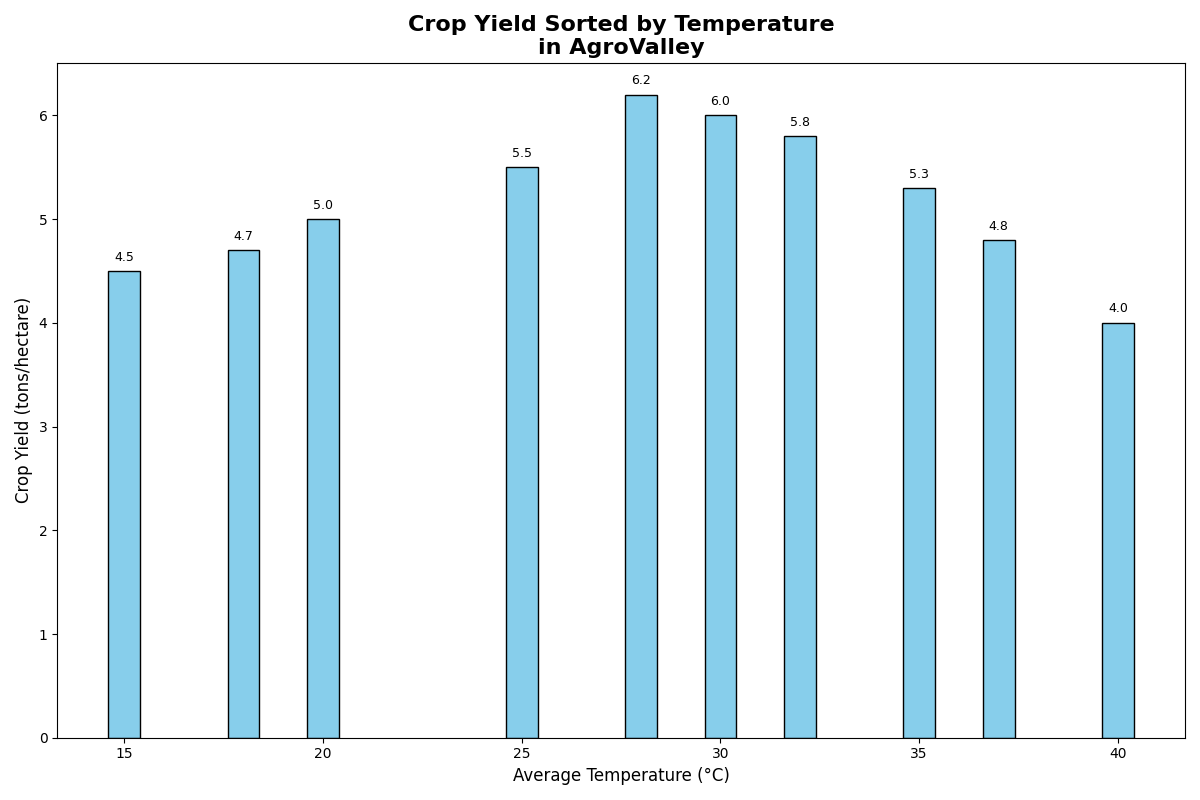

Here is the Python script that generated this plot:
import matplotlib.pyplot as plt
import numpy as np

# Data: Average Temperature (Celsius) and Crop Yield (tons/hectare)
temperature = np.array([15, 18, 20, 25, 28, 30, 32, 35, 37, 40])
crop_yield = np.array([4.5, 4.7, 5.0, 5.5, 6.2, 6.0, 5.8, 5.3, 4.8, 4.0])

# Sort data by crop yield in ascending order
sorted_indices = np.argsort(crop_yield)
sorted_temperature = temperature[sorted_indices]
sorted_crop_yield = crop_yield[sorted_indices]

# Create bar chart
fig, ax = plt.subplots(figsize=(12, 8))
ax.bar(sorted_temperature, sorted_crop_yield, color='skyblue', edgecolor='k')

# Title and labels
ax.set_title("Crop Yield Sorted by Temperature\nin AgroValley", fontsize=16, fontweight='bold')
ax.set_xlabel("Average Temperature (°C)", fontsize=12)
ax.set_ylabel("Crop Yield (tons/hectare)", fontsize=12)

# Annotate bars with crop yield values
for x, y in zip(sorted_temperature, sorted_crop_yield):
    ax.text(x, y + 0.1, f"{y:.1f}", fontsize=9, ha='center', color='black')

# Automatically adjust layout to fit elements
plt.tight_layout()

# Display the plot
plt.show()
